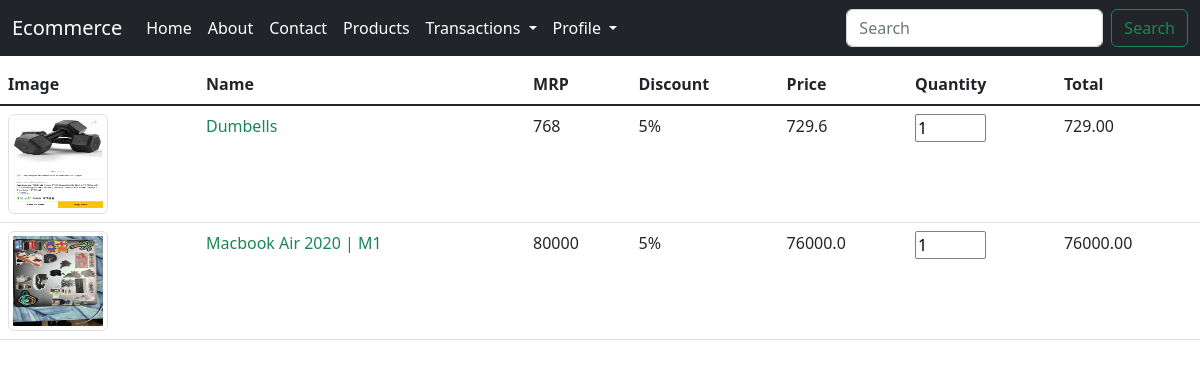
Page /order_details/18 (signed in) on the committed database.
### ecommerceapp/models.py (models this page shows, shortened)
class Product(models.Model):
    category=models.ForeignKey(Category, on_delete=models.CASCADE, null=True, blank=True)
    name=models.CharField(max_length=100, null=True, blank=True)
    image=models.FileField(null=True, blank=True)
    description=models.TextField(null=True, blank=True)
    price=models.CharField(max_length=100, null=True, blank=True)
    discount = models.CharField(max_length=100, null=True, blank=True)
    updated = models.DateTimeField(auto_now=True)
    created = models.DateTimeField(auto_now_add=True)

### ecommerceapp/views.py (the view)
# urls.py: path('order_details/<int:pid>', order_details, name="order_details"),
def order_details(request, pid):
    if not request.user.is_authenticated:
        return redirect('main')
    try:
        order=Booking.objects.get(id=pid)
        if request.user!=order.user:
            messages.success(request, "WHAT DA DOG DOIN?")
            return redirect("main")
        product=(order.product).replace("'", '"')
        myli = json.loads(str(product))
        product = myli['objects'][0]
    except:
        messages.success(request, "WHAT DA DOG DOIN?")
        return redirect("main")
    return render(request, "order_details.html", locals())

### ecommerceapp/templatetags/custom_tags.py (called while the page is built)
@register.filter()
def applydiscount(pid):
    data = Product.objects.get(id=pid)
    price = int(data.price)-(int(data.price)*int(data.discount)/100)
    return price

@register.filter()
def productimage(pid):
    data = Product.objects.get(id=pid)
    return data.image.url

@register.filter()
def productname(pid):
    data = Product.objects.get(id=pid)
    return data.name

@register.filter()
def productprice(pid):
    data = Product.objects.get(id=pid)
    return data.price

@register.filter()
def productdiscount(pid):
    data = Product.objects.get(id=pid)
    return data.discount

@register.simple_tag()
def producttotalprice(pid, qty):
    data = Product.objects.get(id=pid)
    price = int(data.price)-(int(data.price)*int(data.discount)/100)
    return ("%.2f" % (int(qty) * int(price)))

### ecommerceapp/templates/order_details.html (shortened to what this page needs)
{% include 'navbar.html' %}
{% load static custom_tags %}
{% block body %}
<table class="table">
    <thead>
        <tr>
            <th scope="col">Image</th>
            <th scope="col">Name</th>
            <th scope="col">MRP</th>
            <th scope="col">Discount</th>
            <th scope="col">Price</th>
            <th scope="col">Quantity</th>
            <th scope="col">Total</th>
        </tr>
    </thead>
    <tbody class="table-group-divider">
        {% for i, j in product.items %}
        <tr>
            <td><img class="img-thumbnail" src="{{i|productimage}}" alt="product" style="width:100px;height:100px"></a>
            </td>
            <td><a href="{% url 'product_detail' i %}" class="link-success link-offset-2 link-underline link-underline-opacity-0" style="text-decoration: none;">{{i|productname}}</a></td>
            <td>{{i|productprice}}</td>
            <td>{{i|productdiscount}}%</td>
            <td>{{i|applydiscount}}</td>
            <td>
                <input type="text" class="cart-plus-minus-box" size="2" type="text" style="border:1px solid grey; border-radius: 2px;" id="shop_qty-{{forloop.counter}}" name="qtybutton" value="{{j}}" readonly/>
            </td>
            <td id="totalprice-{{forloop.counter}}">{% producttotalprice i j %}</td>
        </tr>
        {% endfor %}
    </tbody>
</table>
{% endblock %}

### rows in the picture
Product: image (picture), product "Dumbells", product "768", product "5", product "729.6", price+discount "729.00"
Product: image (picture), product "Macbook Air 2020 | M1", product "80000", product "5", product "76000.0", price+discount "76000.00"
